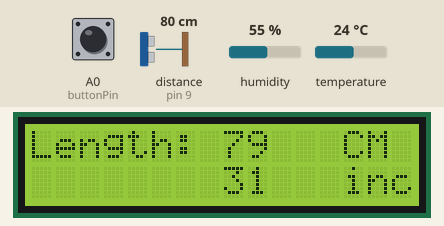
Simulated run of this sketch. Board: Arduino Uno, built with avr-gcc and run on an emulated ATmega328P. Shown: 16×2 character LCD. Wiring (inferred from the names in the program): ultrasonic range finder: trigger pin 6; echo pin 9. The test bench sets the inputs (shaded band); at power-on: A0 (buttonPin) LOW, humidity 55 %, temperature 24 °C, distance to the obstacle (sensor on pin 9) 80 cm. The echo pulse lasts 58.3 µs per cm; what the sketch prints to the serial monitor is not drawn.

Above: at 1.2 s.
1.3 s: A0 (buttonPin) pulled HIGH for 1.25 s
At 3.4 s:
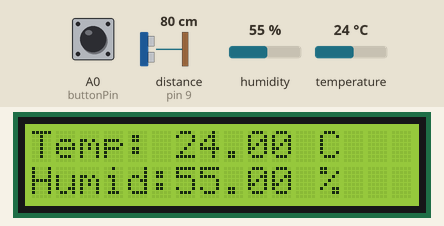
6.6 s: A0 (buttonPin) pulled HIGH for 3.2 s
At 9.0 s:
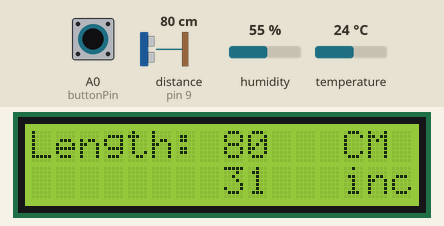
11.3 s: humidity set to 22 %
At 14.5 s:
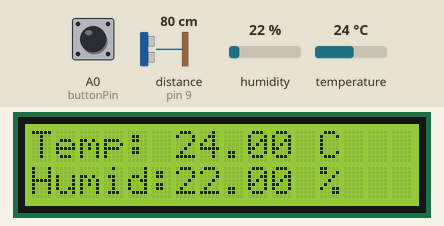
15.4 s: temperature set to 12 °C
At 17.9 s:
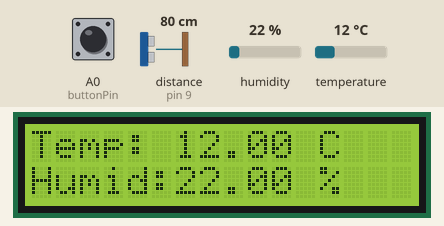
19.5 s: humidity set to 40 %
At 22.4 s:
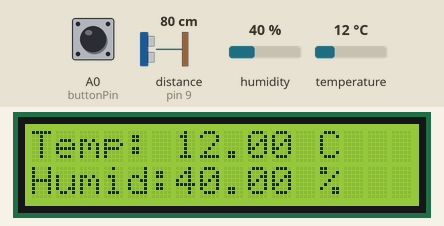
23.6 s: temperature set to 19 °C
At 27.0 s:
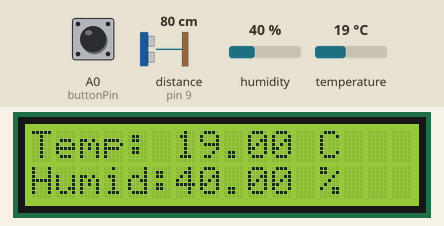
Timing chart, 0 to 28.5 s (numbered marks = the images above; inputs shaded):
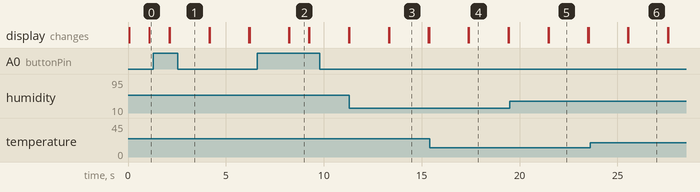

The sketch:

HC_SR04_distance.ino
```cpp
#include <LiquidCrystal.h>
#include <dht.h>
#define outPin 13
#define buttonPin A0

dht DHT;
int i, j;
int trigPin = 6;                  //Trig Pin
int echoPin = 9;                  //Echo Pin
long duration, cm, inches;
float t, h;
int buttonState, mode = 0;
LiquidCrystal lcd(12, 11, 10, 5, 4, 3, 2);

void setup() {
  Serial.begin (9600);             // Serial Port begin
  pinMode(trigPin, OUTPUT);        // 定義輸入及輸出
  pinMode(echoPin, INPUT);
  pinMode(buttonPin, INPUT);
  lcd.begin(16, 2);
}

void show_tdo_dis(){
  //int temp, humid;
  lcd.setCursor(8, 0);
  lcd.print(cm);
  lcd.setCursor(13, 0);
  lcd.print("CM ");
  lcd.setCursor(8, 1);
  lcd.print(inches);
  lcd.setCursor(13, 1);
  lcd.print("inch");
}

void show_tdo_dis_reset(){
  for(j = 0; j < 2; j++) {
   for(i = 8; i < 13; i++) {
      lcd.setCursor(i, j);
      lcd.print(" ");
    }
  }
  lcd.setCursor(13, 0);
  lcd.print("CM ");
  lcd.setCursor(13, 1);
  lcd.print("inch");
}

void show_tdo_TempHumid(){
  int temp, humid;
  lcd.setCursor(6, 0);
  lcd.print(t);
  lcd.setCursor(12, 0);
  lcd.print("C ");
  lcd.setCursor(6, 1);
  lcd.print(h);
  lcd.setCursor(12, 1);
  lcd.print("%");
}

void reset_lcd(){
  for(j = 0; j < 2; j++) {
   for(i = 0; i < 16; i++) {
      lcd.setCursor(i, j);
      lcd.print(" ");
    }
  }
}

void loop()
{
  buttonState = digitalRead(buttonPin);
  Serial.print(buttonState);
  Serial.print("\n");
  if(buttonState) {
    mode = (mode == 0)?1:0;
  }
  switch(mode) {
    case 0:
      lcd.setCursor(0, 0);
      lcd.print("Length: ");

      digitalWrite(trigPin, LOW);
      delayMicroseconds(5);
      digitalWrite(trigPin, HIGH);     // 給 Trig 高電位，持續 10微秒
      delayMicroseconds(10);
      digitalWrite(trigPin, LOW);

      pinMode(echoPin, INPUT);             // 讀取 echo 的電位
      duration = pulseIn(echoPin, HIGH);   // 收到高電位時的時間

      cm = (duration/2) / 29.1;         // 將時間換算成距離 cm 或 inch
      inches = (duration/2) / 74;

      show_tdo_dis();
      delay(1000);
      show_tdo_dis_reset();
      break;
    case 1:
      int readData = DHT.read11(outPin);

      lcd.setCursor(0, 0);
      lcd.print("Temp: ");
      lcd.setCursor(0, 1);
      lcd.print("Humid: ");

      t = DHT.temperature;        // Read temperature
      h = DHT.humidity;           // Read humidity
      show_tdo_TempHumid();
      delay(2000); // wait two seconds
      break;
  }
  reset_lcd();
  /*
  Serial.print("Distance : ");
  Serial.print(inches);
  Serial.print("in,   ");
  Serial.print(cm);
  Serial.print("cm");
  Serial.println();
  */
}
```

Measured:
- after the input at 1.3 s, the display: first differs from a run without the input after 0.83 s (image 1)
- after the input at 6.6 s, the display: first differs from a run without the input after 1.6 s (image 2 shows a later state)
- after the input at 11.3 s, the display: first differs from a run without the input after 2.0 s (image 3)
- after the input at 15.4 s, the display: first differs from a run without the input after 2.0 s (image 4)
- after the input at 19.5 s, the display: first differs from a run without the input after 2.0 s (image 5)
- after the input at 23.6 s, the display: first differs from a run without the input after 2.0 s (image 6)
- what the display in image 2 shows lasts 1.0 s, from 8.2 s to 9.2 s
